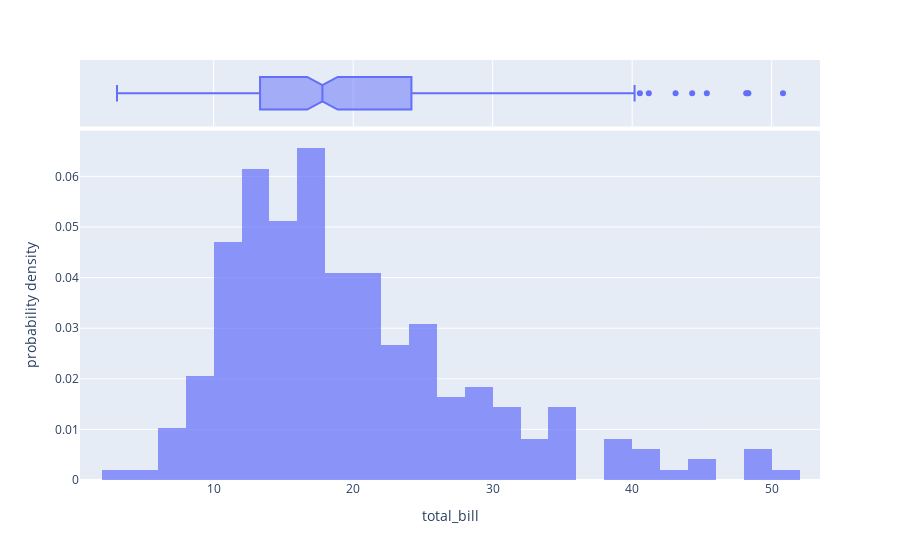

Notebook cell for this chart:
### Markdown cell above
Q5. What is Distplot? Using Plotly express, plot a distplot.

Ans) 
A distplot, short for distribution plot, is a type of plot that displays the distribution of a univariate set of observations. It combines elements of histograms and kernel density estimation plots to provide a comprehensive view of the distribution of the data

### Code cell
import plotly.express as px

#Using tips data set for the plot
tips = px.data.tips()
distplot = px.histogram(tips, x="total_bill", marginal="box", opacity=0.7, histnorm="probability density")
distplot.show()

### Figure 1 — Plotly figure (JSON) as saved in the notebook; plotly's stock layout.template omitted (floating-point values rounded to 4 significant figures; data arrays with more than 128 entries replaced by an {"elided": "..."} marker saying what was removed)
{"data": [{"alignmentgroup": "True", "bingroup": "x", "histnorm": "probability density", "hovertemplate": "total_bill=%{x}<br>probability density=%{y}<extra></extra>", "legendgroup": "", "marker": {"color": "#636efa", "opacity": 0.7, "pattern": {"shape": ""}}, "name": "", "offsetgroup": "", "orientation": "v", "showlegend": false, "type": "histogram", "x": {"elided": "244 float values"}, "xaxis": "x", "yaxis": "y"}, {"alignmentgroup": "True", "hovertemplate": "total_bill=%{x}<extra></extra>", "legendgroup": "", "marker": {"color": "#636efa"}, "name": "", "notched": true, "offsetgroup": "", "showlegend": false, "type": "box", "x": {"elided": "244 float values"}, "xaxis": "x2", "yaxis": "y2"}], "layout": {"autosize": true, "barmode": "relative", "legend": {"tracegroupgap": 0}, "margin": {"t": 60}, "xaxis": {"anchor": "y", "autorange": true, "domain": [0, 1], "range": [0.4178, 53.46], "title": {"text": "total_bill"}, "type": "linear"}, "xaxis2": {"anchor": "y2", "autorange": true, "domain": [0, 1], "matches": "x", "range": [0.4178, 53.46], "showgrid": true, "showticklabels": false, "type": "linear"}, "yaxis": {"anchor": "x", "autorange": true, "domain": [0, 0.8316], "range": [0, 0.06903], "title": {"text": "probability density"}}, "yaxis2": {"anchor": "x2", "autorange": true, "domain": [0.8416, 1], "matches": "y2", "range": [-0.5, 0.5], "showgrid": false, "showline": false, "showticklabels": false, "ticks": "", "type": "category"}}}
